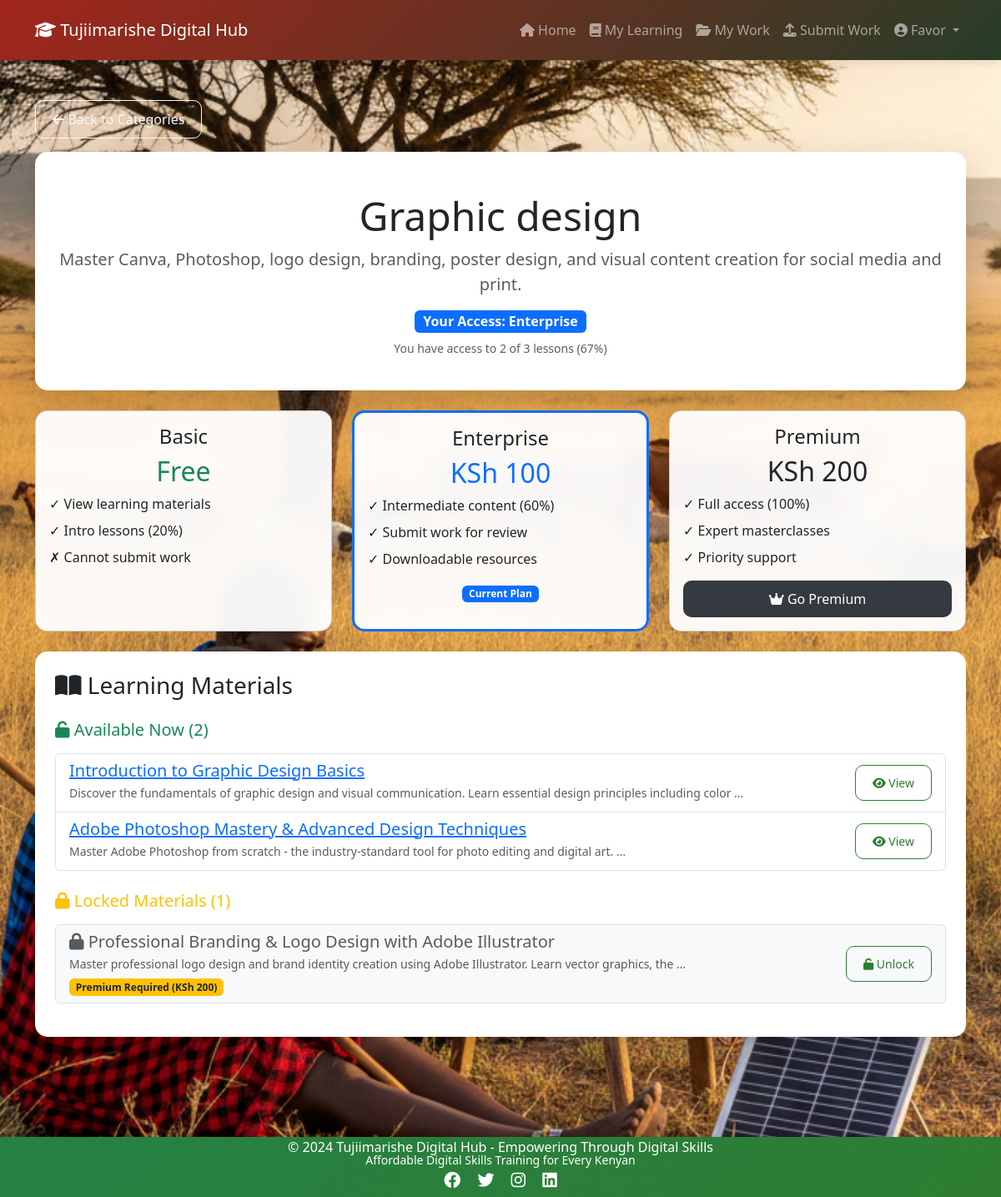
The page /category/2/ (signed in) on the database its author committed.
### users/models.py (models this page shows, shortened)
class User(AbstractUser):
    USER_TYPE_CHOICES = (
        ('student', 'Student'),
        ('mentor', 'Mentor'),
        ('admin', 'Administrator'),
    )
    user_type = models.CharField(
        max_length=20,
        choices=USER_TYPE_CHOICES,
        default='student',
        help_text='Type of user account'
    )
    phone_number = models.CharField(
        max_length=15,
        blank=True,
        null=True,
        help_text='Contact phone number'
    )
    profile_picture = models.ImageField(
        upload_to='profile_pics/',
        blank=True,
        null=True,
        help_text='User profile picture'
    )
    groups = models.ManyToManyField(
        'auth.Group',
        related_name='app_users',
        blank=True,
        help_text='The groups this user belongs to.',
        verbose_name='groups'
    )
    user_permissions = models.ManyToManyField(
        'auth.Permission',
        related_name='app_user_permissions',
        blank=True,
        help_text='Specific permissions for this user.',
        verbose_name='user permissions'
    )
    bio = models.TextField(
        blank=True,
        null=True,
        help_text='Short biography'
    )
    date_of_birth = models.DateField(
        blank=True,
        null=True,
        help_text='Date of birth'
    )
    location = models.CharField(
        max_length=100,
        blank=True,
        null=True,
        help_text='User location/address'
    )
    created_at = models.DateTimeField(auto_now_add=True)
    updated_at = models.DateTimeField(auto_now=True)
    class Meta:
        ordering = ['-created_at']
        verbose_name = 'User'
        verbose_name_plural = 'Users'

### materials/models.py (models this page shows, shortened)
class SkillCategory(models.Model):
    name = models.CharField(max_length=100)
    slug = models.SlugField(unique=True, blank=True)
    icon = models.CharField(max_length=50)  # Font Awesome icon class
    description = models.TextField()
    class Meta:
        verbose_name_plural = "Skill Categories"

class LearningMaterial(models.Model):
    MATERIAL_TYPE = [
        ('video', 'YouTube Video'),
        ('pdf', 'PDF Document'),
    ]
    ACCESS_LEVEL = [
        ('basic', 'Basic - Free'),
        ('enterprise', 'Enterprise - KSh 100'),
        ('premium', 'Premium - KSh 200'),
    ]
    category = models.ForeignKey(SkillCategory, on_delete=models.CASCADE, related_name='materials')
    title = models.CharField(max_length=200)
    description = models.TextField()
    material_type = models.CharField(max_length=10, choices=MATERIAL_TYPE)
    youtube_url = models.URLField(blank=True, null=True)
    pdf_file = models.FileField(upload_to='materials/pdfs/', blank=True, null=True)
    access_level = models.CharField(max_length=20, choices=ACCESS_LEVEL)
    order = models.IntegerField(default=0)  # For ordering lessons
    created_at = models.DateTimeField(auto_now_add=True)
    class Meta:
        ordering = ['category', 'order']

### materials/views.py (the view)
# urls.py: path('category/<int:category_id>/', views.category_detail, name='category_detail'),
@login_required
def category_detail(request, category_id):
    category = get_object_or_404(SkillCategory, pk=category_id)
    user_access_level = 'basic'  # Default (free)
    try:
        access = UserSkillAccess.objects.get(user=request.user, category=category)
        user_access_level = access.access_level
    except UserSkillAccess.DoesNotExist:
        pass
    all_materials = LearningMaterial.objects.filter(category=category).order_by('order')
    accessible_materials = []
    locked_materials = []
    for material in all_materials:
        if material.access_level == 'basic':
            accessible_materials.append(material)
        elif material.access_level == 'enterprise':
            if user_access_level in ['enterprise', 'premium']:
                accessible_materials.append(material)
            else:
                locked_materials.append(material)
        elif material.access_level == 'premium':
            if user_access_level == 'premium':
                accessible_materials.append(material)
            else:
                locked_materials.append(material)
    total_materials = all_materials.count()
    accessible_count = len(accessible_materials)
    percentage_unlocked = (accessible_count / total_materials * 100) if total_materials > 0 else 0
    context = {
        'category': category,
        'user_access_level': user_access_level,
        'accessible_materials': accessible_materials,
        'locked_materials': locked_materials,
        'total_materials': total_materials,
        'accessible_count': accessible_count,
        'percentage_unlocked': round(percentage_unlocked),
    }
    return render(request, 'materials/category_detail.html', context)

### templates/materials/category_detail.html (shortened to what this page needs)
{% extends 'base.html' %}
{% block content %}
<div class="row mb-4">
    <div class="col-md-12">
        <a href="{% url 'materials:my_materials' %}" class="btn btn-outline-light mb-3">
            <i class="fas fa-arrow-left"></i> Back to Categories
        </a>
        <div class="card bg-white shadow-lg border-0 mb-4">
            <div class="card-body p-4 text-center">
                <h1 class="display-5 text-dark">{{ category.name }}</h1>
                <p class="lead text-muted">{{ category.description }}</p>
                <div class="mt-3">
                    {% if user_access_level == 'basic' %}
                        <span class="badge bg-success fs-6">Your Access: Basic (FREE)</span>
                    {% elif user_access_level == 'enterprise' %}
                        <span class="badge bg-primary fs-6">Your Access: Enterprise</span>
                    {% elif user_access_level == 'premium' %}
                        <span class="badge bg-dark fs-6">Your Access: Premium</span>
                    {% endif %}
                    <p class="text-muted small mt-2">
                        You have access to {{ accessible_count }} of {{ total_materials }} lessons ({{ percentage_unlocked }}%)
                    </p>
                </div>
            </div>
        </div>
        <div class="row g-4 mb-4">
            <div class="col-md-4">
                <div class="card h-100 {% if user_access_level == 'basic' %}border-success border-3{% endif %}">
                    <div class="card-body text-center">
                        <h4>Basic</h4>
                        <h2 class="text-success">Free</h2>
                        <ul class="list-unstyled text-start">
                            <li class="mb-2">✓ View learning materials</li>
                            <li class="mb-2">✓ Intro lessons (20%)</li>
                            <li class="mb-2">✗ Cannot submit work</li>
                        </ul>
                    </div>
                </div>
            </div>
            <div class="col-md-4">
                <div class="card h-100 {% if user_access_level == 'enterprise' %}border-primary border-3{% endif %}">
                    <div class="card-body text-center">
                        <h4>Enterprise</h4>
                        <h2 class="text-primary">KSh 100</h2>
                        <ul class="list-unstyled text-start">
                            <li class="mb-2">✓ Intermediate content (60%)</li>
                            <li class="mb-2">✓ Submit work for review</li>
                            <li class="mb-2">✓ Downloadable resources</li>
                        </ul>
                        {% if user_access_level == 'enterprise' %}
                            <span class="badge bg-primary">Current Plan</span>
                        {% elif user_access_level == 'basic' %}
                            <a href="{% url 'materials:checkout' category.id 'enterprise' %}" class="btn btn-primary w-100">
                                <i class="fas fa-arrow-up"></i> Upgrade
                            </a>
                        {% endif %}
                    </div>
                </div>
            </div>
            <div class="col-md-4">
                <div class="card h-100 {% if user_access_level == 'premium' %}border-dark border-3{% endif %}">
                    <div class="card-body text-center">
                        <h4>Premium</h4>
                        <h2 class="text-dark">KSh 200</h2>
                        <ul class="list-unstyled text-start">
                            <li class="mb-2">✓ Full access (100%)</li>
                            <li class="mb-2">✓ Expert masterclasses</li>
                            <li class="mb-2">✓ Priority support</li>
                        </ul>
                        {% if user_access_level == 'premium' %}
                            <span class="badge bg-dark">Current Plan</span>
                        {% else %}
                            <a href="{% url 'materials:checkout' category.id 'premium' %}" class="btn btn-dark w-100">
                                <i class="fas fa-crown"></i> Go Premium
                            </a>
                        {% endif %}
                    </div>
                </div>
            </div>
        </div>
        <div class="card bg-white shadow-lg border-0">
            <div class="card-body p-4">
                <h3 class="text-dark mb-4">
                    <i class="fas fa-book-open"></i> Learning Materials
                </h3>
                {% if accessible_materials %}
                    <h5 class="text-success mb-3">
                        <i class="fas fa-unlock"></i> Available Now ({{ accessible_materials|length }})
                    </h5>
                    <div class="list-group mb-4">
                        {% for material in accessible_materials %}
                        <div class="list-group-item">
                            <div class="d-flex justify-content-between align-items-center">
                                <div class="flex-grow-1">
                                    <h5 class="mb-1">
                                        <a href="{% url 'materials:material_detail' category.id material.id %}">{{ material.title }}</a>
                                    </h5>
                                    <p class="mb-1 small text-muted">{{ material.description|truncatewords:15 }}</p>
                                </div>
                                <div>
                                    <a href="{% url 'materials:material_detail' category.id material.id %}" class="btn btn-sm btn-outline-primary">
                                        <i class="fas fa-eye"></i> View
                                    </a>
                                </div>
                            </div>
                        </div>
                        {% endfor %}
                    </div>
                {% endif %}
                {% if locked_materials %}
                    <h5 class="text-warning mb-3">
                        <i class="fas fa-lock"></i> Locked Materials ({{ locked_materials|length }})
                    </h5>
                    <div class="list-group mb-3">
                        {% for material in locked_materials %}
                        <div class="list-group-item bg-light">
                            <div class="d-flex justify-content-between align-items-center">
                                <div class="flex-grow-1">
                                    <h5 class="mb-1 text-muted">
                                        <i class="fas fa-lock"></i> {{ material.title }}
                                    </h5>
                                    <p class="mb-1 small text-muted">{{ material.description|truncatewords:15 }}</p>
                                    <span class="badge bg-warning text-dark">
                                        {% if material.access_level == 'enterprise' %}
                                            Enterprise Required (KSh 100)
                                        {% else %}
                                            Premium Required (KSh 200)
                                        {% endif %}
                                    </span>
                                </div>
                                <div>
                                    <a href="{% url 'materials:checkout' category.id material.access_level %}"
                                       class="btn btn-sm btn-outline-primary">
                                        <i class="fas fa-unlock"></i> Unlock
                                    </a>
                                </div>
                            </div>
                        </div>
                        {% endfor %}
                    </div>
                {% endif %}
        </div>
    </div>
</div>
</div>
{% endblock %}

### templates/base.html (shortened to what this page needs)
<!DOCTYPE html>
<html lang="en">
<head>
    <link href="https://cdn.jsdelivr.net/npm/bootstrap@5.3.0/dist/css/bootstrap.min.css" rel="stylesheet">
    <link rel="stylesheet" href="https://cdnjs.cloudflare.com/ajax/libs/font-awesome/6.4.0/css/all.min.css">
    {% load static %}
    <link rel="stylesheet" href="{% static 'css/style.css' %}">
</head>
<body>
    <nav class="navbar navbar-expand-lg navbar-dark bg-primary">
        <div class="container">
            <a class="navbar-brand" href="{% url 'home' %}">
                <i class="fas fa-graduation-cap"></i> Tujiimarishe Digital Hub
            </a>
            <div class="collapse navbar-collapse" id="navbarNav">
                <ul class="navbar-nav ms-auto">
                    {% if user.is_authenticated %}
                        <li class="nav-item">
                            <a class="nav-link" href="{% url 'home' %}">
                                <i class="fas fa-home"></i> Home
                            </a>
                        </li>
                        <li class="nav-item">
                            <a class="nav-link" href="{% url 'materials:my_materials' %}">
                                <i class="fas fa-book"></i> My Learning
                            </a>
                        </li>
                        <li class="nav-item">
                            <a class="nav-link" href="{% url 'materials:my_submissions' %}">
                                <i class="fas fa-folder-open"></i> My Work
                            </a>
                        </li>
                        <li class="nav-item">
                            <a class="nav-link" href="{% url 'materials:submit_work' %}">
                                <i class="fas fa-upload"></i> Submit Work
                            </a>
                        </li>
                        <li class="nav-item dropdown">
                            <a class="nav-link dropdown-toggle" href="#" id="userDropdown" role="button" data-bs-toggle="dropdown" aria-expanded="false">
                                <i class="fas fa-user-circle"></i> {{ user.username }}
                            </a>
                        </li>
                    {% endif %}
                </ul>
            </div>
        </div>
    </nav>
    <main class="container my-5">
        {% block content %}
        {% endblock %}
    </main>
    <footer class="bg-dark text-white text-center py-4 mt-5">
        <div class="container">
            <p class="mb-2">&copy; 2024 Tujiimarishe Digital Hub - Empowering Through Digital Skills</p>
            <p class="small mb-0">Affordable Digital Skills Training for Every Kenyan</p>
            <div class="mt-3">
                <a href="#" class="text-white me-3"><i class="fab fa-facebook fa-lg"></i></a>
                <a href="#" class="text-white me-3"><i class="fab fa-twitter fa-lg"></i></a>
                <a href="#" class="text-white me-3"><i class="fab fa-instagram fa-lg"></i></a>
                <a href="#" class="text-white"><i class="fab fa-linkedin fa-lg"></i></a>
            </div>
        </div>
    </footer>
</body>
</html>

### rows shown on the page
User: username "Favor"
SkillCategory: name "Graphic design", description "Master Canva, Photoshop, logo design, branding, poster design, and visual content creation for social media and print."
LearningMaterial: title "Introduction to Graphic Design Basics", description "Discover the fundamentals of graphic design and visual communication. Learn essential design principles including color …"
LearningMaterial: title "Adobe Photoshop Mastery & Advanced Design Techniques", description "Master Adobe Photoshop from scratch - the industry-standard tool for photo editing and digital art. …"
LearningMaterial: title "Professional Branding & Logo Design with Adobe Illustrator", description "Master professional logo design and brand identity creation using Adobe Illustrator. Learn vector graphics, the …", access_level "Premium Required (KSh 200)"

### other values the page prints
{{ accessible_count }} "2"
{{ total_materials }} "3"
{{ percentage_unlocked }} "67"
{{ accessible_materials|length }} "2"
{{ locked_materials|length }} "1"
